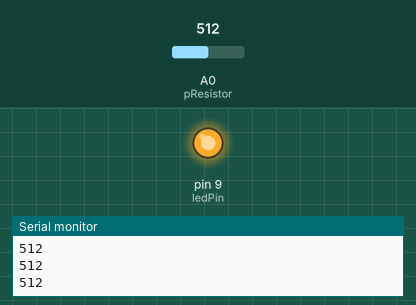
The sketch below on a simulated Arduino Uno, built with avr-gcc and run on an emulated ATmega328P. Shown: output pins drawn as LEDs (lit = HIGH), the last lines printed to the serial monitor. Inputs (shaded band) come from the test bench; at power-on: A0 (pResistor) = 512.

Above: at 1.3 s.
1.4 s: A0 (pResistor) set to 587
2.9 s: A0 (pResistor) set to 609
At 4.2 s:
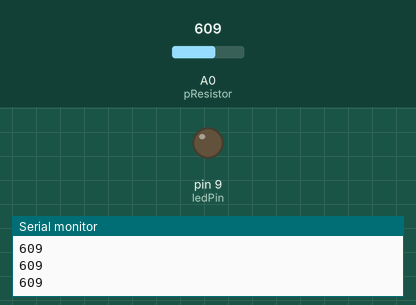
4.5 s: A0 (pResistor) set to 590
At 5.5 s:
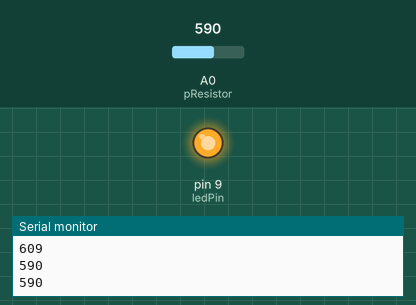
6.0 s: A0 (pResistor) set to 610
At 6.7 s:
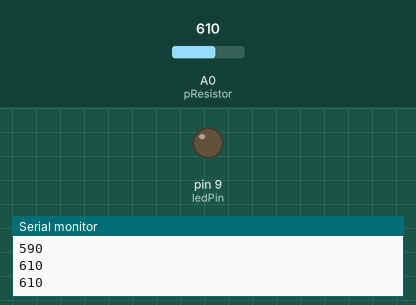
Timing chart, 0 to 8.5 s (numbered marks = the images above; inputs shaded):
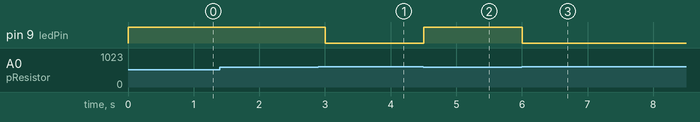

The sketch:

photoresistor.ino
```cpp
/* Use a photoresistor (or photocell) to turn on an LED in the dark
   More info and circuit schematic: http://www.ardumotive.com/how-to-use-a-photoresistor-en.html
   Dev: Michalis Vasilakis // Date: 8/6/2015 // www.ardumotive.com */


//Constants
const int pResistor = A0; // Photoresistor at Arduino analog pin A0
const int ledPin=9;       // Led pin at Arduino pin 9

//Variables
int value;          // Store value from photoresistor (0-1023)

void setup(){
 Serial.begin(9600); //Turn on Serial port
 pinMode(ledPin, OUTPUT);  // Set lepPin - 9 pin as an output
 pinMode(pResistor, INPUT);// Set pResistor - A0 pin as an input (optional)
}

void loop(){
  value = analogRead(pResistor);

  Serial.println(value);

  //You can change value "25"
  if (value > 600){
    digitalWrite(ledPin, LOW);  //Turn led off
  }
  else{
    digitalWrite(ledPin, HIGH); //Turn led on
  }

  delay(500); //Small delay
}
```

Measured:
- the behaviour switches between 600 and 601 on A0 (pResistor) (found by bisection; images 0 and 1)
- after the input at 2.9 s, pin 9 (ledPin): HIGH → LOW after 0.10 s
- after the input at 4.5 s, pin 9 (ledPin): LOW → HIGH at once
- after the input at 6.0 s, pin 9 (ledPin): HIGH → LOW at once
